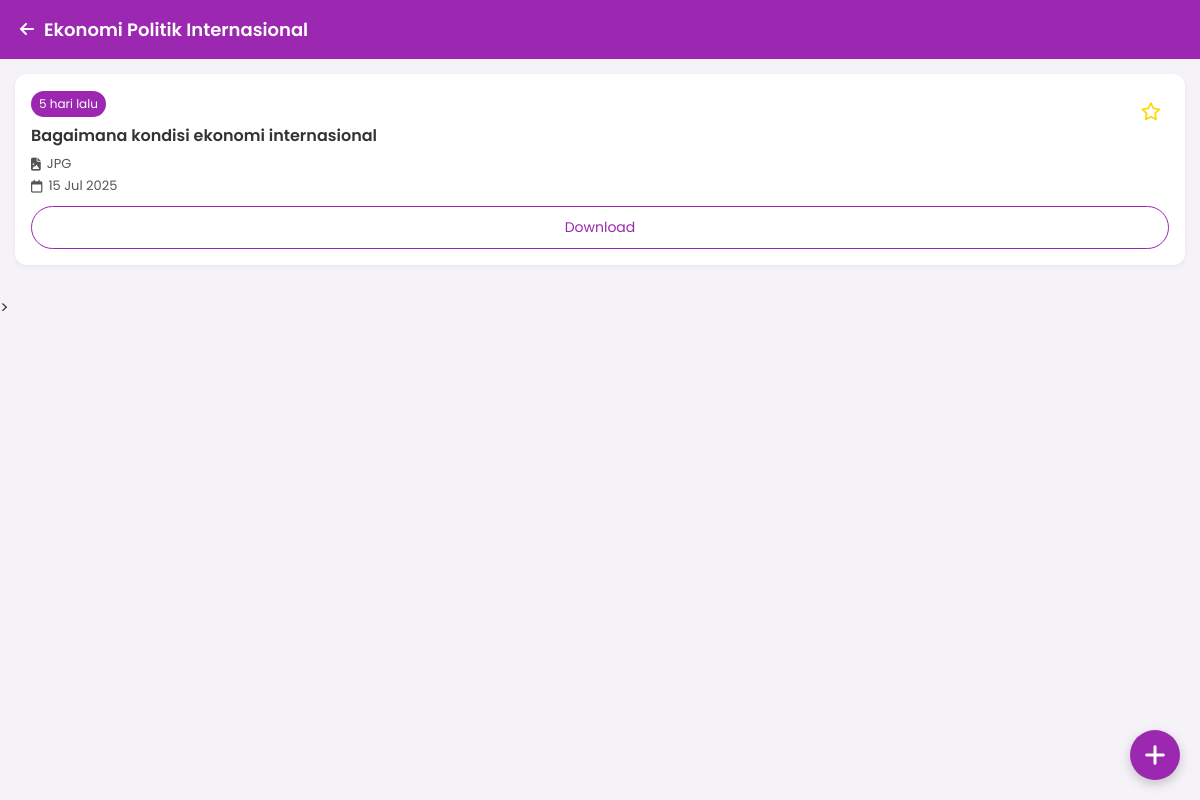
Screenshot of /materi.php?id_folder=34 with the database file from the repository.
### tables this page shows
CREATE TABLE `folder` (
  `id` int NOT NULL,
  `nama_folder` varchar(255) NOT NULL,
  `tanggal` date DEFAULT NULL,
  `created_at` datetime DEFAULT CURRENT_TIMESTAMP
);

CREATE TABLE `materi` (
  `id` int NOT NULL,
  `folder_id` int DEFAULT NULL,
  `nama_materi` varchar(255) DEFAULT NULL,
  `nama_file` varchar(255) DEFAULT NULL,
  `created_at` datetime DEFAULT CURRENT_TIMESTAMP,
  `is_bookmarked` tinyint(1) DEFAULT '0'
);

### materi.php (the view, shortened to what this page needs)
<?php
require 'koneksi.php';
$id_folder = $_GET['id_folder'] ?? null;
$stmt = $pdo->prepare("SELECT * FROM folder WHERE id = ?");
$stmt->execute([$id_folder]);
$folder = $stmt->fetch();
$stmtMateri = $pdo->prepare("SELECT * FROM materi WHERE folder_id = ? ORDER BY is_bookmarked DESC, created_at DESC");
$stmtMateri->execute([$id_folder]);
$materiList = $stmtMateri->fetchAll();
function waktuLalu($datetime)
{
    $selisih = time() - strtotime($datetime);
    if ($selisih < 60)
        return $selisih . " detik lalu";
    elseif ($selisih < 3600)
        return floor($selisih / 60) . " menit lalu";
    elseif ($selisih < 86400)
        return floor($selisih / 3600) . " jam lalu";
    else
        return floor($selisih / 86400) . " hari lalu";
}
?>
<!DOCTYPE html>
<html lang="id">
<head>
    <link rel="stylesheet" href="https://cdnjs.cloudflare.com/ajax/libs/font-awesome/6.4.0/css/all.min.css">
</head>
<body>
    <header>
        <a href="index.php" style="color:white; text-decoration:none; margin-right:10px;">
            <i class="fas fa-arrow-left"></i>
        </a>
        <h1 style="flex:1"><?= htmlspecialchars($folder['nama_folder']) ?></h1>
    </header>
    <div class="material-list">
        <?php if (empty($materiList)): ?>
            <p class="empty-message">Belum ada materi di folder ini.</p>
        <?php else: ?>
            <?php foreach ($materiList as $m): ?>
                <div class="material-card" data-materi-id="<?= $m['id'] ?>">
                    <form method="POST" style="position:absolute; top:12px; right:12px;">
                        <button class="bookmark-btn" title="Bookmark">
                            <i class="<?= $m['is_bookmarked'] ? 'fas' : 'far' ?> fa-star"></i>
                        </button>
                    </form>
                    <span class="material-badge"><?= waktuLalu($m['created_at']) ?></span>
                    <div class="material-title"><?= htmlspecialchars($m['nama_materi']) ?></div>
                    <div class="material-type">
                        <i
                            class="fas fa-file-<?= pathinfo($m['nama_file'], PATHINFO_EXTENSION) === 'pdf' ? 'pdf' : 'image' ?>"></i>
                        <?= strtoupper(pathinfo($m['nama_file'], PATHINFO_EXTENSION)) ?>
                    </div>
                    <div class="material-date">
                        <i class="far fa-calendar"></i> <?= date('d M Y', strtotime($m['created_at'])) ?>
                    </div>
                    <a href="materi.php?id_folder=<?= $id_folder ?>&download=<?= urlencode($m['nama_file']) ?>"
                        class="download-btn">
                        Download
                    </a>
                </div>
            <?php endforeach; ?>
        <?php endif; ?>
    </div>
    <button type="button" class="fab-add" id="fabAddBtn">
        <i class="fas fa-plus"></i>
    </button>
    >
</body>
</html>

### materi.php (style rules this page uses)
* { margin: 0; padding: 0; box-sizing: border-box; font-family: 'Poppins', sans-serif; }
body { background: #f5f2f8; color: #333; }
header { background: #9C27B0; color: white; padding: 16px 20px; display: flex; justify-content: space-between; align-items: center; }
header h1 { font-size: 18px; font-weight: 600; }
.material-list { padding: 15px; }
.material-card { background: white; border-radius: 12px; padding: 16px; margin-bottom: 15px; box-shadow: 0 2px 5px rgba(0, 0, 0, 0.05); position: relative; }
.material-badge { font-size: 12px; background: #9C27B0; color: white; padding: 4px 8px; border-radius: 50px; display: inline-block; margin-bottom: 6px; }
.material-title { font-size: 16px; font-weight: 600; margin-bottom: 6px; }
.material-type, .material-date { font-size: 13px; color: #555; display: flex; align-items: center; gap: 6px; margin-top: 2px; }
.bookmark-btn { position: absolute; top: 12px; right: 12px; background: none; border: none; color: gold; font-size: 18px; cursor: pointer; }
.download-btn { display: inline-block; margin-top: 10px; width: 100%; padding: 10px; background: transparent; border: 1.5px solid #9C27B0; color: #9C27B0; border-radius: 30px; font-size: 14px; text-align: center; text-decoration: none; cursor: pointer; }
.fab-add { position: fixed; bottom: 20px; right: 20px; background: #9C27B0; color: white; font-size: 24px; width: 50px; height: 50px; border-radius: 50%; display: flex; align-items: center; justify-content: center; box-shadow: 0 4px 12px rgba(0, 0, 0, 0.2); border: none; }

### rows the page displays
folder: nama_folder "Ekonomi Politik Internasional"
materi: is_bookmarked 0 (drawn), created_at "5 hari lalu", nama_materi "Bagaimana kondisi ekonomi internasional", nama_file "JPG", created_at "15 Jul 2025"
